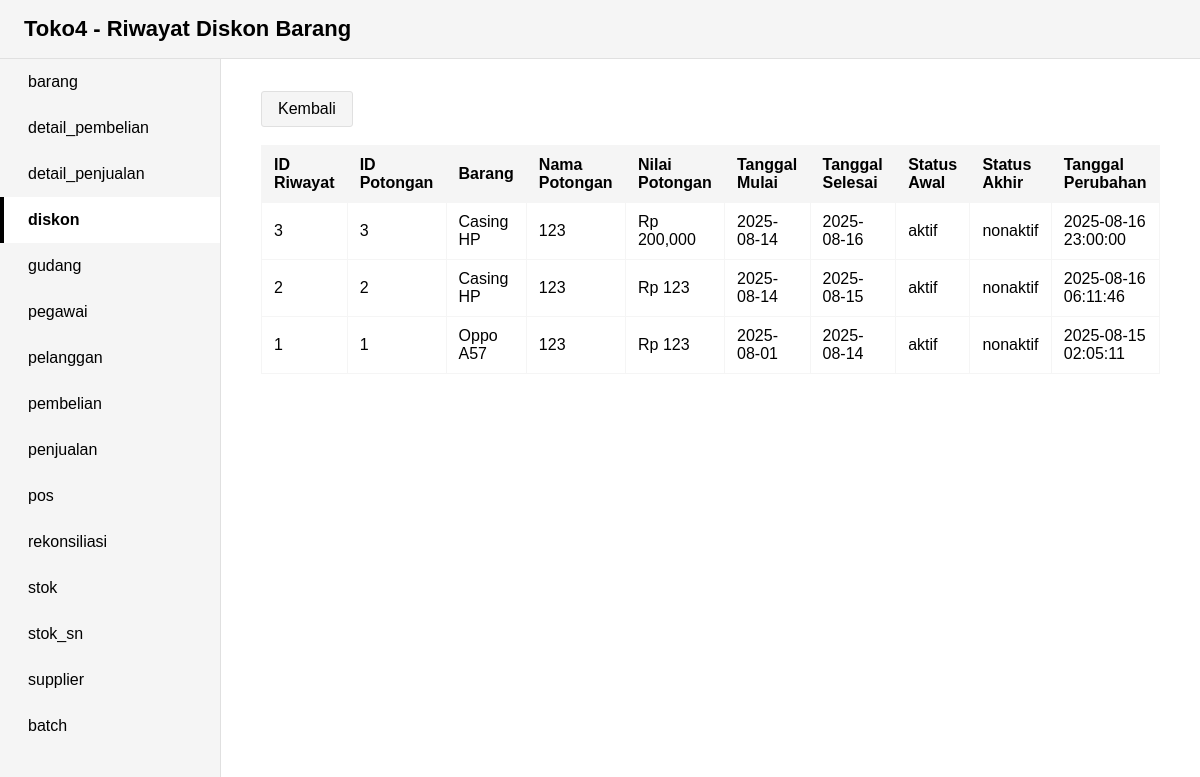
Page /diskon/riwayat.php on the committed database.
### tables this page shows
CREATE TABLE `potongan_barang_riwayat` (
  `id_riwayat` int(11) NOT NULL,
  `id_potongan` int(11) NOT NULL,
  `id_barang` int(11) NOT NULL,
  `nama_potongan` varchar(100) NOT NULL,
  `nilai_potongan` int(11) NOT NULL,
  `tanggal_mulai` date NOT NULL,
  `tanggal_selesai` date NOT NULL,
  `status_awal` enum('aktif','nonaktif') DEFAULT NULL,
  `status_akhir` enum('aktif','nonaktif') DEFAULT NULL,
  `tanggal_perubahan` timestamp NOT NULL DEFAULT current_timestamp()
);

CREATE TABLE `barang` (
  `id_barang` int(11) NOT NULL,
  `kode_barang` varchar(20) NOT NULL,
  `sku` varchar(20) NOT NULL,
  `nama_barang` varchar(40) NOT NULL,
  `varian` varchar(20) NOT NULL,
  `brand` varchar(20) NOT NULL,
  `kategori` varchar(20) NOT NULL,
  `harga_jual_default` decimal(10,0) NOT NULL,
  `sn` tinyint(1) NOT NULL DEFAULT 0
);

### diskon/riwayat.php (the view, shortened to what this page needs)
<?php
include "../koneksi.php";
?>
<!DOCTYPE html>
<html>
<head>
</head>
<body>
    <div class="header">Toko4 - Riwayat Diskon Barang</div>
    <div class="container">
        <nav class="sidebar">
            <ul>
                <li><a href="../barang">barang</a></li>
                <li><a href="../detail_pembelian">detail_pembelian</a></li>
                <li><a href="../detail_penjualan">detail_penjualan</a></li>
                <li><a href="../diskon" class="active">diskon</a></li>
                <li><a href="../gudang">gudang</a></li>
                <li><a href="../pegawai">pegawai</a></li>
                <li><a href="../pelanggan">pelanggan</a></li>
                <li><a href="../pembelian">pembelian</a></li>
                <li><a href="../penjualan">penjualan</a></li>
                <li><a href="../pos">pos</a></li>
                <li><a href="../rekonsiliasi">rekonsiliasi</a></li>
                <li><a href="../stok">stok</a></li>
                <li><a href="../stok_sn">stok_sn</a></li>
                <li><a href="../supplier">supplier</a></li>
                <li><a href="../batch" >batch</a></li>
            </ul>
        </nav>
        <div class="main-content">
            <a href="index.php" class="button">Kembali</a>
            <table>
                <tr>
                    <th>ID Riwayat</th>
                    <th>ID Potongan</th>
                    <th>Barang</th>
                    <th>Nama Potongan</th>
                    <th>Nilai Potongan</th>
                    <th>Tanggal Mulai</th>
                    <th>Tanggal Selesai</th>
                    <th>Status Awal</th>
                    <th>Status Akhir</th>
                    <th>Tanggal Perubahan</th>
                </tr>
                <?php
                $sql = "SELECT r.*, b.nama_barang
                        FROM potongan_barang_riwayat r
                        JOIN barang b ON r.id_barang = b.id_barang
                        ORDER BY r.tanggal_perubahan DESC";
                $q = mysqli_query($koneksi, $sql);
                while($row = mysqli_fetch_assoc($q)){
                    echo "<tr>
                        <td>{$row['id_riwayat']}</td>
                        <td>{$row['id_potongan']}</td>
                        <td>{$row['nama_barang']}</td>
                        <td>{$row['nama_potongan']}</td>
                        <td>Rp " . number_format($row['nilai_potongan']) . "</td>
                        <td>{$row['tanggal_mulai']}</td>
                        <td>{$row['tanggal_selesai']}</td>
                        <td>{$row['status_awal']}</td>
                        <td>{$row['status_akhir']}</td>
                        <td>{$row['tanggal_perubahan']}</td>
                    </tr>";
                }
                ?>
            </table>
        </div>
    </div>
</body>
</html>

### diskon/riwayat.php (style rules this page uses)
body { margin: 0; font-family: Arial, sans-serif; background: #f5f5f5; color: #000000; }
.header { background: #f5f5f5; color: #000000; padding: 16px 24px; font-size: 22px; font-weight: bold; border-bottom: 1px solid #e0e0e0; }
.container { display: flex; min-height: 100vh; }
.sidebar { width: 220px; background: #f5f5f5; padding: 0; border-right: 1px solid #e0e0e0; min-height: 100vh; }
.sidebar ul { list-style: none; margin: 0; padding: 0; }
.sidebar li { margin: 0; }
.sidebar a { display: block; color: #000000; text-decoration: none; padding: 14px 24px; border-left: 4px solid transparent; }
.sidebar a.active, .sidebar a:hover { background: #ffffff; border-left: 4px solid #000000; font-weight: bold; }
.main-content { flex: 1; background: #ffffff; padding: 32px 40px; }
table { border-collapse: collapse; width: 100%; background: #ffffff; }
th, td { border: 1px solid #f5f5f5; padding: 10px 12px; text-align: left; }
th { background: #f5f5f5; color: #000000; font-weight: bold; }
a.button { display: inline-block; background: #f5f5f5; color: #000000; padding: 8px 16px; text-decoration: none; border-radius: 3px; margin-bottom: 18px; border: 1px solid #e0e0e0; }

### rows in the picture
potongan_barang_riwayat: id_riwayat "3", id_potongan "3", id_barang.nama_barang "Casing HP", nama_potongan "123", nilai_potongan "200,000", tanggal_mulai "2025-08-14", tanggal_selesai "2025-08-16", status_awal "aktif", status_akhir "nonaktif", tanggal_perubahan "2025-08-16 23:00:00"
potongan_barang_riwayat: id_riwayat "2", id_potongan "2", id_barang.nama_barang "Casing HP", nama_potongan "123", nilai_potongan "123", tanggal_mulai "2025-08-14", tanggal_selesai "2025-08-15", status_awal "aktif", status_akhir "nonaktif", tanggal_perubahan "2025-08-16 06:11:46"
potongan_barang_riwayat: id_riwayat "1", id_potongan "1", id_barang.nama_barang "Oppo A57", nama_potongan "123", nilai_potongan "123", tanggal_mulai "2025-08-01", tanggal_selesai "2025-08-14", status_awal "aktif", status_akhir "nonaktif", tanggal_perubahan "2025-08-15 02:05:11"
